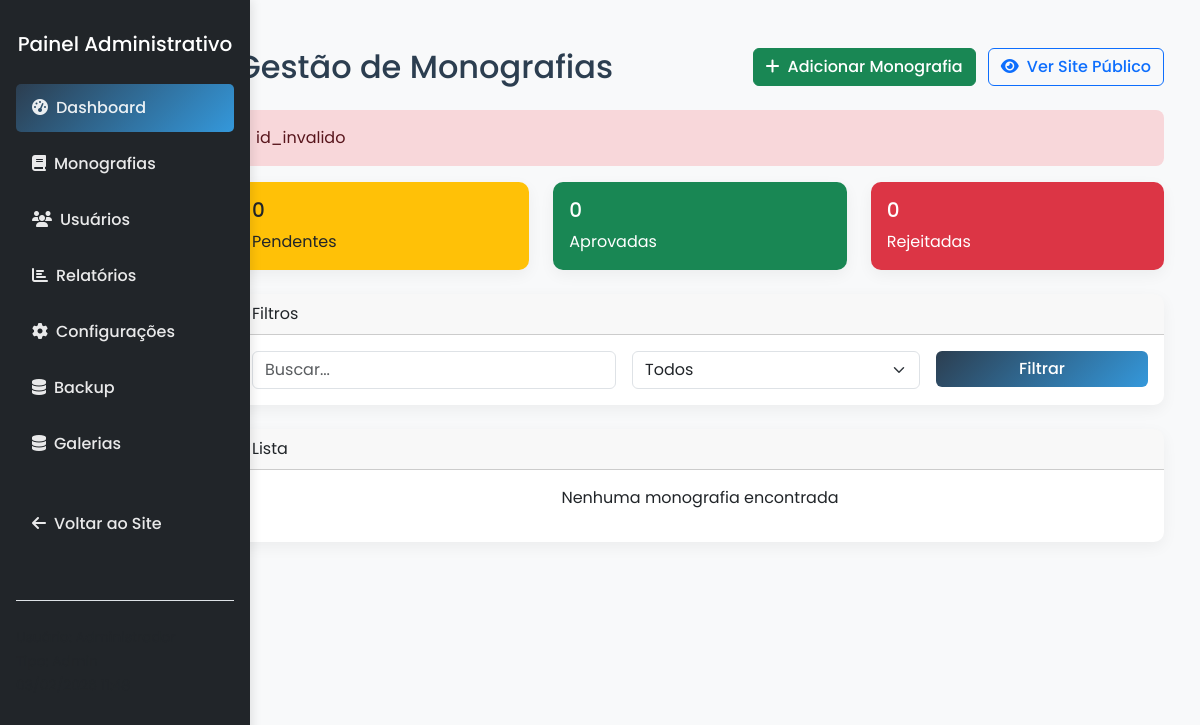
/admin/monografias.php?error=id_invalido (signed in), run on an earlier commit of the app's database.
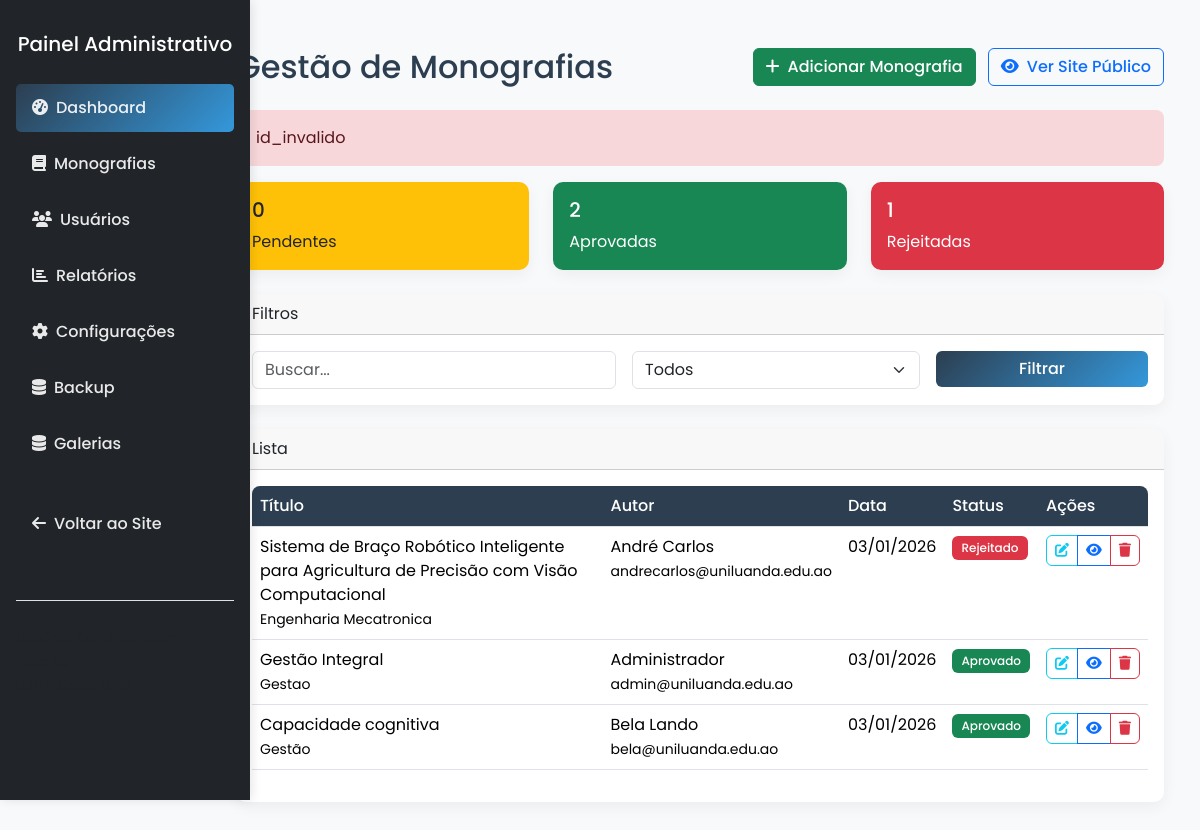
And on a later commit of the database.
### tables this page shows
CREATE TABLE `monografias` (
  `id` int NOT NULL AUTO_INCREMENT,
  `titulo` varchar(255) NOT NULL,
  `resumo` text NOT NULL,
  `autor_id` int NOT NULL,
  `orientador` varchar(100) DEFAULT NULL,
  `area` varchar(100) DEFAULT NULL,
  `palavras_chave` varchar(255) DEFAULT NULL,
  `arquivo` varchar(255) NOT NULL,
  `data_publicacao` date DEFAULT NULL,
  `status` enum('pendente','aprovado','rejeitado') DEFAULT 'pendente',
  `data_submissao` timestamp NULL DEFAULT CURRENT_TIMESTAMP,
  PRIMARY KEY (`id`),
  KEY `autor_id` (`autor_id`)
);

CREATE TABLE `usuarios` (
  `id` int NOT NULL AUTO_INCREMENT,
  `nome` varchar(100) NOT NULL,
  `email` varchar(100) NOT NULL,
  `password` varchar(255) NOT NULL,
  `tipo` enum('admin','estudante','professor') DEFAULT 'estudante',
  `foto` varchar(255) DEFAULT 'default.png',
  `data_criacao` timestamp NULL DEFAULT CURRENT_TIMESTAMP,
  `data_atualizacao` timestamp NULL DEFAULT CURRENT_TIMESTAMP ON UPDATE CURRENT_TIMESTAMP,
  PRIMARY KEY (`id`),
  UNIQUE KEY `email` (`email`)
);

### includes/functions.php (called while the page is built, shortened)
<?php
function formatDate($date) {
    return date('d/m/Y', strtotime($date));
}
?>

### admin/monografias.php (the view, shortened to what the changed rows need)
<?php
$database = new Database();
$db = $database->getConnection();
$page = isset($_GET['page']) ? (int)$_GET['page'] : 1;
$limit = 10;
$offset = ($page - 1) * $limit;
$query = "SELECT m.*, u.nome AS autor, u.email AS autor_email
          FROM monografias m
          LEFT JOIN usuarios u ON m.autor_id = u.id
          WHERE 1=1";
$params = [];
$countQuery = "SELECT COUNT(*) AS total FROM ($query) AS t";
$countStmt = $db->prepare($countQuery);
$countStmt->execute();
$query .= " ORDER BY m.data_submissao DESC LIMIT :limit OFFSET :offset";
$params[':limit'] = $limit;
$params[':offset'] = $offset;
$stmt = $db->prepare($query);
foreach ($params as $k => $v) {
    $type = ($k === ':limit' || $k === ':offset') ? PDO::PARAM_INT : PDO::PARAM_STR;
    $stmt->bindValue($k, $v, $type);
}
$stmt->execute();
$monografias = $stmt->fetchAll(PDO::FETCH_ASSOC);
$statsQuery = "SELECT status, COUNT(*) AS count FROM monografias GROUP BY status";
$stats = $db->query($statsQuery)->fetchAll(PDO::FETCH_ASSOC);
$statusCounts = ['pendente'=>0,'aprovado'=>0,'rejeitado'=>0];
foreach ($stats as $s) $statusCounts[$s['status']] = $s['count'];
?>
<!DOCTYPE html>
<html lang="pt-pt">
<head>
    <?php include '../includes/head.php'; ?>
</head>
<body>
<div class="container-fluid py-4">
    <div class="row">
        <?php include 'sidebar.php'; ?>
        <div class="col-md-9 col-lg-10 ms-auto">
            <div class="p-4">
                <div class="d-flex justify-content-between align-items-center mb-4">
                    <h2 class="mb-0">Gestão de Monografias</h2>
                </div>
                <div class="row mb-4">
                    <div class="col-md-4"><div class="card bg-success text-white"><div class="card-body"><h5><?php echo $statusCounts['aprovado']; ?></h5>Aprovadas</div></div></div>
                    <div class="col-md-4"><div class="card bg-danger text-white"><div class="card-body"><h5><?php echo $statusCounts['rejeitado']; ?></h5>Rejeitadas</div></div></div>
                </div>
                <div class="card">
                    <div class="card-body">
                        <?php if ($monografias): ?>
                        <div class="table-responsive">
                            <table class="table table-hover">
                                <thead><tr><th>Título</th><th>Autor</th><th>Data</th><th>Status</th><th>Ações</th></tr></thead>
                                <tbody>
                                <?php foreach ($monografias as $m): ?>
                                <tr>
                                    <td><?php echo htmlspecialchars($m['titulo']); ?><br><small><?php echo htmlspecialchars($m['area']); ?></small></td>
                                    <td><?php echo htmlspecialchars($m['autor']); ?><br><small><?php echo htmlspecialchars($m['autor_email']); ?></small></td>
                                    <td><?php echo formatDate($m['data_submissao']); ?></td>
                                    <td><span class="badge bg-<?php echo $m['status']=='aprovado'?'success':($m['status']=='rejeitado'?'danger':'warning'); ?>"><?php echo ucfirst($m['status']); ?></span></td>
                                    <td>
                                        <div class="btn-group">
                                            <a href="editar_monografia.php?id=<?php echo $m['id']; ?>" class="btn btn-sm btn-outline-info" title="Editar monografia"><i class="fas fa-edit"></i></a>
                                            <a href="../detalhes_monografia.php?id=<?php echo $m['id']; ?>" class="btn btn-sm btn-outline-primary"><i class="fas fa-eye"></i></a>
                                            <a href="?action=delete&id=<?php echo $m['id']; ?>" class="btn btn-sm btn-outline-danger" onclick="return confirm('Excluir?')"><i class="fas fa-trash"></i></a>
                                        </div>
                                    </td>
                                </tr>
                                <?php endforeach; ?>
                                </tbody>
                            </table>
                        </div>
                        <?php else: ?>
                            <p class="text-center">Nenhuma monografia encontrada</p>
                        <?php endif; ?>
                    </div>
                </div>
            </div>
        </div>
    </div>
</div>
</body>
</html>

What changed in the data, as far as the page shows it:
added monografias: titulo "Sistema de Braço Robótico Inteligente para Agricultura de Precisão com Visão Computacional", area "Engenharia Mecatronica", usuarios.nome "André Carlos", usuarios.email "andrecarlos@uniluanda.edu.ao", data_submissao "03/01/2026", status "Rejeitado"
added monografias: titulo "Gestão Integral", area "Gestao", usuarios.nome "Administrador", usuarios.email "admin@uniluanda.edu.ao", data_submissao "03/01/2026", status "Aprovado"
added monografias: titulo "Capacidade cognitiva", area "Gestão", usuarios.nome "Bela Lando", usuarios.email "bela@uniluanda.edu.ao", data_submissao "03/01/2026", status "Aprovado"
Also different on the page:
$statusCounts['aprovado']: "0" → "2"
$statusCounts['rejeitado']: "0" → "1"
text no longer shown: "Nenhuma monografia encontrada"
text now shown: "Título Autor Data Status Ações"
